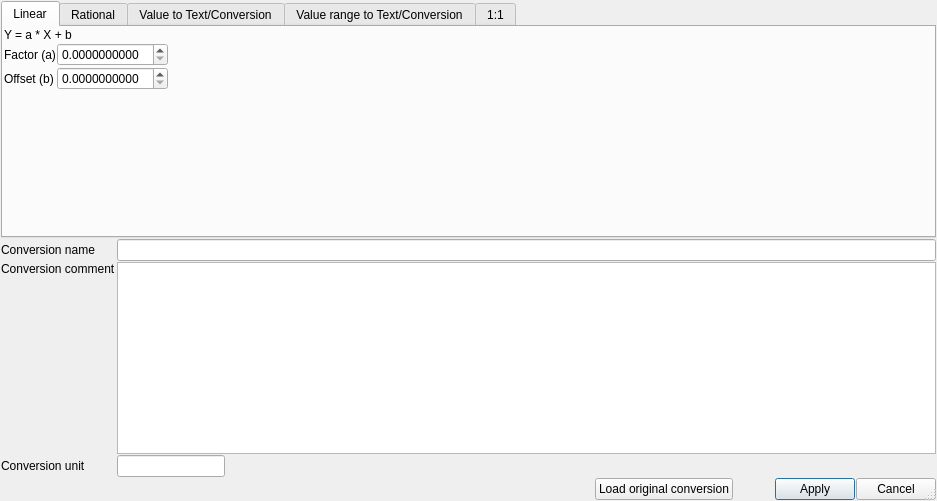
<?xml version="1.0" encoding="UTF-8"?>
<ui version="4.0">
 <class>ConversionDialog</class>
 <widget class="QDialog" name="ConversionDialog">
  <property name="geometry">
   <rect>
    <x>0</x>
    <y>0</y>
    <width>937</width>
    <height>501</height>
   </rect>
  </property>
  <property name="maximumSize">
   <size>
    <width>16777215</width>
    <height>16777215</height>
   </size>
  </property>
  <property name="windowTitle">
   <string>Define new channel</string>
  </property>
  <property name="windowIcon">
   <iconset resource="resource.qrc">
    <normaloff>:/plus.png</normaloff>:/plus.png</iconset>
  </property>
  <property name="sizeGripEnabled">
   <bool>true</bool>
  </property>
  <layout class="QGridLayout" name="gridLayout" rowstretch="1,0,0,0,0,0" columnstretch="0,0,1,0,0,0,0">
   <property name="leftMargin">
    <number>1</number>
   </property>
   <property name="topMargin">
    <number>1</number>
   </property>
   <property name="rightMargin">
    <number>1</number>
   </property>
   <property name="bottomMargin">
    <number>1</number>
   </property>
   <property name="spacing">
    <number>1</number>
   </property>
   <item row="5" column="2">
    <spacer name="horizontalSpacer_4">
     <property name="orientation">
      <enum>Qt::Orientation::Horizontal</enum>
     </property>
     <property name="sizeHint" stdset="0">
      <size>
       <width>40</width>
       <height>20</height>
      </size>
     </property>
    </spacer>
   </item>
   <item row="3" column="0">
    <widget class="QLabel" name="label_8">
     <property name="text">
      <string>Conversion comment</string>
     </property>
     <property name="alignment">
      <set>Qt::AlignmentFlag::AlignLeading|Qt::AlignmentFlag::AlignLeft|Qt::AlignmentFlag::AlignTop</set>
     </property>
    </widget>
   </item>
   <item row="1" column="0">
    <widget class="QLabel" name="label_7">
     <property name="text">
      <string>Conversion name</string>
     </property>
    </widget>
   </item>
   <item row="4" column="1">
    <widget class="QLineEdit" name="unit">
     <property name="placeholderText">
      <string/>
     </property>
    </widget>
   </item>
   <item row="4" column="0">
    <widget class="QLabel" name="label_6">
     <property name="text">
      <string>Conversion unit</string>
     </property>
    </widget>
   </item>
   <item row="5" column="5">
    <widget class="QPushButton" name="apply_btn">
     <property name="text">
      <string>Apply</string>
     </property>
    </widget>
   </item>
   <item row="1" column="1" colspan="6">
    <widget class="QLineEdit" name="name">
     <property name="inputMask">
      <string/>
     </property>
     <property name="text">
      <string/>
     </property>
     <property name="placeholderText">
      <string/>
     </property>
    </widget>
   </item>
   <item row="3" column="1" colspan="6">
    <widget class="QPlainTextEdit" name="comment"/>
   </item>
   <item row="5" column="3">
    <widget class="QPushButton" name="load_original_conversion_btn">
     <property name="text">
      <string>Load original conversion</string>
     </property>
    </widget>
   </item>
   <item row="5" column="6">
    <widget class="QPushButton" name="cancel_btn">
     <property name="text">
      <string>Cancel</string>
     </property>
    </widget>
   </item>
   <item row="5" column="1">
    <spacer name="horizontalSpacer_3">
     <property name="orientation">
      <enum>Qt::Orientation::Horizontal</enum>
     </property>
     <property name="sizeHint" stdset="0">
      <size>
       <width>40</width>
       <height>20</height>
      </size>
     </property>
    </spacer>
   </item>
   <item row="0" column="0" colspan="7">
    <widget class="QTabWidget" name="tabs">
     <property name="currentIndex">
      <number>0</number>
     </property>
     <widget class="QWidget" name="tab">
      <attribute name="title">
       <string>Linear</string>
      </attribute>
      <layout class="QGridLayout" name="gridLayout_5" columnstretch="0,0,0">
       <property name="leftMargin">
        <number>1</number>
       </property>
       <property name="topMargin">
        <number>1</number>
       </property>
       <property name="rightMargin">
        <number>1</number>
       </property>
       <property name="bottomMargin">
        <number>1</number>
       </property>
       <property name="spacing">
        <number>1</number>
       </property>
       <item row="2" column="0">
        <widget class="QLabel" name="label_10">
         <property name="text">
          <string>Offset (b)</string>
         </property>
        </widget>
       </item>
       <item row="2" column="1">
        <widget class="QDoubleSpinBox" name="b">
         <property name="decimals">
          <number>10</number>
         </property>
        </widget>
       </item>
       <item row="0" column="0" colspan="2">
        <widget class="QLabel" name="label_11">
         <property name="text">
          <string>Y = a * X + b</string>
         </property>
        </widget>
       </item>
       <item row="1" column="0">
        <widget class="QLabel" name="label_9">
         <property name="text">
          <string>Factor (a)</string>
         </property>
        </widget>
       </item>
       <item row="1" column="2">
        <spacer name="horizontalSpacer">
         <property name="orientation">
          <enum>Qt::Orientation::Horizontal</enum>
         </property>
         <property name="sizeHint" stdset="0">
          <size>
           <width>40</width>
           <height>20</height>
          </size>
         </property>
        </spacer>
       </item>
       <item row="1" column="1">
        <widget class="QDoubleSpinBox" name="a">
         <property name="minimumSize">
          <size>
           <width>100</width>
           <height>0</height>
          </size>
         </property>
         <property name="decimals">
          <number>10</number>
         </property>
        </widget>
       </item>
       <item row="3" column="0">
        <spacer name="verticalSpacer">
         <property name="orientation">
          <enum>Qt::Orientation::Vertical</enum>
         </property>
         <property name="sizeHint" stdset="0">
          <size>
           <width>20</width>
           <height>40</height>
          </size>
         </property>
        </spacer>
       </item>
      </layout>
     </widget>
     <widget class="QWidget" name="tab_2">
      <attribute name="title">
       <string>Rational</string>
      </attribute>
      <layout class="QGridLayout" name="gridLayout_6" columnstretch="0,0,0">
       <property name="leftMargin">
        <number>1</number>
       </property>
       <property name="topMargin">
        <number>1</number>
       </property>
       <property name="rightMargin">
        <number>1</number>
       </property>
       <property name="bottomMargin">
        <number>1</number>
       </property>
       <property name="spacing">
        <number>1</number>
       </property>
       <item row="1" column="0">
        <widget class="QLabel" name="label_3">
         <property name="text">
          <string>P1</string>
         </property>
        </widget>
       </item>
       <item row="7" column="0">
        <spacer name="verticalSpacer_2">
         <property name="orientation">
          <enum>Qt::Orientation::Vertical</enum>
         </property>
         <property name="sizeHint" stdset="0">
          <size>
           <width>20</width>
           <height>40</height>
          </size>
         </property>
        </spacer>
       </item>
       <item row="3" column="1">
        <widget class="QDoubleSpinBox" name="p3">
         <property name="decimals">
          <number>10</number>
         </property>
        </widget>
       </item>
       <item row="1" column="1">
        <widget class="QDoubleSpinBox" name="p1">
         <property name="minimumSize">
          <size>
           <width>100</width>
           <height>0</height>
          </size>
         </property>
         <property name="decimals">
          <number>10</number>
         </property>
        </widget>
       </item>
       <item row="2" column="1">
        <widget class="QDoubleSpinBox" name="p2">
         <property name="decimals">
          <number>10</number>
         </property>
        </widget>
       </item>
       <item row="2" column="0">
        <widget class="QLabel" name="label_4">
         <property name="text">
          <string>P2</string>
         </property>
        </widget>
       </item>
       <item row="6" column="0">
        <widget class="QLabel" name="label_15">
         <property name="text">
          <string>P6</string>
         </property>
        </widget>
       </item>
       <item row="4" column="0">
        <widget class="QLabel" name="label_13">
         <property name="text">
          <string>P4</string>
         </property>
        </widget>
       </item>
       <item row="6" column="1">
        <widget class="QDoubleSpinBox" name="p6">
         <property name="decimals">
          <number>10</number>
         </property>
        </widget>
       </item>
       <item row="5" column="1">
        <widget class="QDoubleSpinBox" name="p5">
         <property name="decimals">
          <number>10</number>
         </property>
        </widget>
       </item>
       <item row="3" column="0">
        <widget class="QLabel" name="label_5">
         <property name="text">
          <string>P3</string>
         </property>
        </widget>
       </item>
       <item row="4" column="1">
        <widget class="QDoubleSpinBox" name="p4">
         <property name="decimals">
          <number>10</number>
         </property>
        </widget>
       </item>
       <item row="5" column="0">
        <widget class="QLabel" name="label_14">
         <property name="text">
          <string>P5</string>
         </property>
        </widget>
       </item>
       <item row="1" column="2">
        <spacer name="horizontalSpacer_2">
         <property name="orientation">
          <enum>Qt::Orientation::Horizontal</enum>
         </property>
         <property name="sizeHint" stdset="0">
          <size>
           <width>40</width>
           <height>20</height>
          </size>
         </property>
        </spacer>
       </item>
       <item row="0" column="0" colspan="3">
        <widget class="QLabel" name="label_2">
         <property name="text">
          <string>Y = (P1 * X^2 + P2 * X +P3) / (P4 * X^2 + P5 * X + P6)</string>
         </property>
        </widget>
       </item>
      </layout>
     </widget>
     <widget class="QWidget" name="tab_3">
      <attribute name="title">
       <string>Value to Text/Conversion</string>
      </attribute>
      <layout class="QGridLayout" name="gridLayout_2" columnstretch="0,0,0,0,0">
       <property name="leftMargin">
        <number>1</number>
       </property>
       <property name="topMargin">
        <number>1</number>
       </property>
       <property name="rightMargin">
        <number>1</number>
       </property>
       <property name="bottomMargin">
        <number>1</number>
       </property>
       <property name="spacing">
        <number>1</number>
       </property>
       <item row="1" column="0" rowspan="4" colspan="4">
        <widget class="MinimalListWidget" name="vtt_list"/>
       </item>
       <item row="5" column="2">
        <widget class="QStackedWidget" name="vtt_mode">
         <property name="currentIndex">
          <number>0</number>
         </property>
         <widget class="QWidget" name="page">
          <layout class="QHBoxLayout" name="horizontalLayout">
           <property name="spacing">
            <number>1</number>
           </property>
           <property name="leftMargin">
            <number>1</number>
           </property>
           <property name="topMargin">
            <number>1</number>
           </property>
           <property name="rightMargin">
            <number>1</number>
           </property>
           <property name="bottomMargin">
            <number>1</number>
           </property>
           <item>
            <widget class="QLineEdit" name="vtt_default"/>
           </item>
          </layout>
         </widget>
         <widget class="QWidget" name="page_2">
          <layout class="QHBoxLayout" name="horizontalLayout_2">
           <property name="spacing">
            <number>1</number>
           </property>
           <property name="leftMargin">
            <number>1</number>
           </property>
           <property name="topMargin">
            <number>1</number>
           </property>
           <property name="rightMargin">
            <number>1</number>
           </property>
           <property name="bottomMargin">
            <number>1</number>
           </property>
           <item>
            <widget class="QPushButton" name="vtt_default_btn">
             <property name="text">
              <string>Default conversion</string>
             </property>
            </widget>
           </item>
          </layout>
         </widget>
        </widget>
       </item>
       <item row="2" column="4">
        <spacer name="verticalSpacer_3">
         <property name="orientation">
          <enum>Qt::Orientation::Vertical</enum>
         </property>
         <property name="sizeHint" stdset="0">
          <size>
           <width>20</width>
           <height>40</height>
          </size>
         </property>
        </spacer>
       </item>
       <item row="1" column="4">
        <widget class="QPushButton" name="insert_btn">
         <property name="text">
          <string>Insert</string>
         </property>
        </widget>
       </item>
       <item row="5" column="0">
        <widget class="QLabel" name="label_16">
         <property name="text">
          <string>Default</string>
         </property>
        </widget>
       </item>
       <item row="0" column="0" colspan="4">
        <widget class="QLabel" name="label">
         <property name="text">
          <string>X -&gt; Y (str/float) </string>
         </property>
        </widget>
       </item>
       <item row="4" column="4">
        <widget class="QPushButton" name="reset_btn">
         <property name="text">
          <string>Reset</string>
         </property>
        </widget>
       </item>
       <item row="5" column="1">
        <widget class="QComboBox" name="vtt_default_mode">
         <item>
          <property name="text">
           <string>Text</string>
          </property>
         </item>
         <item>
          <property name="text">
           <string>Conversion</string>
          </property>
         </item>
        </widget>
       </item>
      </layout>
     </widget>
     <widget class="QWidget" name="tab_4">
      <attribute name="title">
       <string>Value range to Text/Conversion</string>
      </attribute>
      <layout class="QGridLayout" name="gridLayout_3">
       <property name="leftMargin">
        <number>1</number>
       </property>
       <property name="topMargin">
        <number>1</number>
       </property>
       <property name="rightMargin">
        <number>1</number>
       </property>
       <property name="bottomMargin">
        <number>1</number>
       </property>
       <property name="spacing">
        <number>1</number>
       </property>
       <item row="1" column="0" rowspan="3" colspan="4">
        <widget class="MinimalListWidget" name="vrtt_list"/>
       </item>
       <item row="0" column="0" colspan="4">
        <widget class="QLabel" name="label_12">
         <property name="text">
          <string>[ .. X .. )  -&gt; Y (str/float) </string>
         </property>
        </widget>
       </item>
       <item row="4" column="2">
        <widget class="QStackedWidget" name="vrtt_mode">
         <property name="currentIndex">
          <number>0</number>
         </property>
         <widget class="QWidget" name="page_3">
          <layout class="QHBoxLayout" name="horizontalLayout_3">
           <property name="spacing">
            <number>1</number>
           </property>
           <property name="leftMargin">
            <number>1</number>
           </property>
           <property name="topMargin">
            <number>1</number>
           </property>
           <property name="rightMargin">
            <number>1</number>
           </property>
           <property name="bottomMargin">
            <number>1</number>
           </property>
           <item>
            <widget class="QLineEdit" name="vrtt_default"/>
           </item>
          </layout>
         </widget>
         <widget class="QWidget" name="page_4">
          <layout class="QHBoxLayout" name="horizontalLayout_4">
           <property name="spacing">
            <number>1</number>
           </property>
           <property name="leftMargin">
            <number>1</number>
           </property>
           <property name="topMargin">
            <number>1</number>
           </property>
           <property name="rightMargin">
            <number>1</number>
           </property>
           <property name="bottomMargin">
            <number>1</number>
           </property>
           <item>
            <widget class="QPushButton" name="vrtt_default_btn">
             <property name="text">
              <string>Default conversion</string>
             </property>
            </widget>
           </item>
          </layout>
         </widget>
        </widget>
       </item>
       <item row="1" column="4">
        <widget class="QPushButton" name="insert_vrtt_btn">
         <property name="text">
          <string>Insert</string>
         </property>
        </widget>
       </item>
       <item row="2" column="4">
        <spacer name="verticalSpacer_4">
         <property name="orientation">
          <enum>Qt::Orientation::Vertical</enum>
         </property>
         <property name="sizeHint" stdset="0">
          <size>
           <width>20</width>
           <height>78</height>
          </size>
         </property>
        </spacer>
       </item>
       <item row="3" column="4">
        <widget class="QPushButton" name="reset_vrtt_btn">
         <property name="text">
          <string>Reset</string>
         </property>
        </widget>
       </item>
       <item row="4" column="0">
        <widget class="QLabel" name="label_17">
         <property name="text">
          <string>Default</string>
         </property>
        </widget>
       </item>
       <item row="4" column="1">
        <widget class="QComboBox" name="vrtt_default_mode">
         <item>
          <property name="text">
           <string>Text</string>
          </property>
         </item>
         <item>
          <property name="text">
           <string>Conversion</string>
          </property>
         </item>
        </widget>
       </item>
      </layout>
     </widget>
     <widget class="QWidget" name="tab_5">
      <attribute name="title">
       <string>1:1</string>
      </attribute>
      <layout class="QVBoxLayout" name="verticalLayout">
       <property name="spacing">
        <number>1</number>
       </property>
       <property name="leftMargin">
        <number>1</number>
       </property>
       <property name="topMargin">
        <number>1</number>
       </property>
       <property name="rightMargin">
        <number>1</number>
       </property>
       <property name="bottomMargin">
        <number>1</number>
       </property>
       <item>
        <widget class="QLabel" name="label_18">
         <property name="text">
          <string>X -&gt; X</string>
         </property>
        </widget>
       </item>
       <item>
        <spacer name="verticalSpacer_5">
         <property name="orientation">
          <enum>Qt::Orientation::Vertical</enum>
         </property>
         <property name="sizeHint" stdset="0">
          <size>
           <width>20</width>
           <height>166</height>
          </size>
         </property>
        </spacer>
       </item>
      </layout>
     </widget>
    </widget>
   </item>
   <item row="5" column="4">
    <spacer name="horizontalSpacer_5">
     <property name="orientation">
      <enum>Qt::Orientation::Horizontal</enum>
     </property>
     <property name="sizeHint" stdset="0">
      <size>
       <width>40</width>
       <height>20</height>
      </size>
     </property>
    </spacer>
   </item>
  </layout>
 </widget>
 <customwidgets>
  <customwidget>
   <class>MinimalListWidget</class>
   <extends>QListWidget</extends>
   <header>asammdf.gui.widgets.list.h</header>
  </customwidget>
 </customwidgets>
 <tabstops>
  <tabstop>tabs</tabstop>
  <tabstop>a</tabstop>
  <tabstop>b</tabstop>
  <tabstop>p1</tabstop>
  <tabstop>p2</tabstop>
  <tabstop>p3</tabstop>
  <tabstop>p4</tabstop>
  <tabstop>p5</tabstop>
  <tabstop>p6</tabstop>
  <tabstop>vtt_list</tabstop>
  <tabstop>insert_btn</tabstop>
  <tabstop>reset_btn</tabstop>
  <tabstop>vtt_default_mode</tabstop>
  <tabstop>vtt_default</tabstop>
  <tabstop>vrtt_list</tabstop>
  <tabstop>insert_vrtt_btn</tabstop>
  <tabstop>reset_vrtt_btn</tabstop>
  <tabstop>vrtt_default_mode</tabstop>
  <tabstop>vrtt_default</tabstop>
  <tabstop>name</tabstop>
  <tabstop>comment</tabstop>
  <tabstop>unit</tabstop>
  <tabstop>apply_btn</tabstop>
  <tabstop>cancel_btn</tabstop>
  <tabstop>vrtt_default_btn</tabstop>
  <tabstop>vtt_default_btn</tabstop>
 </tabstops>
 <resources>
  <include location="resource.qrc"/>
 </resources>
 <connections/>
</ui>
